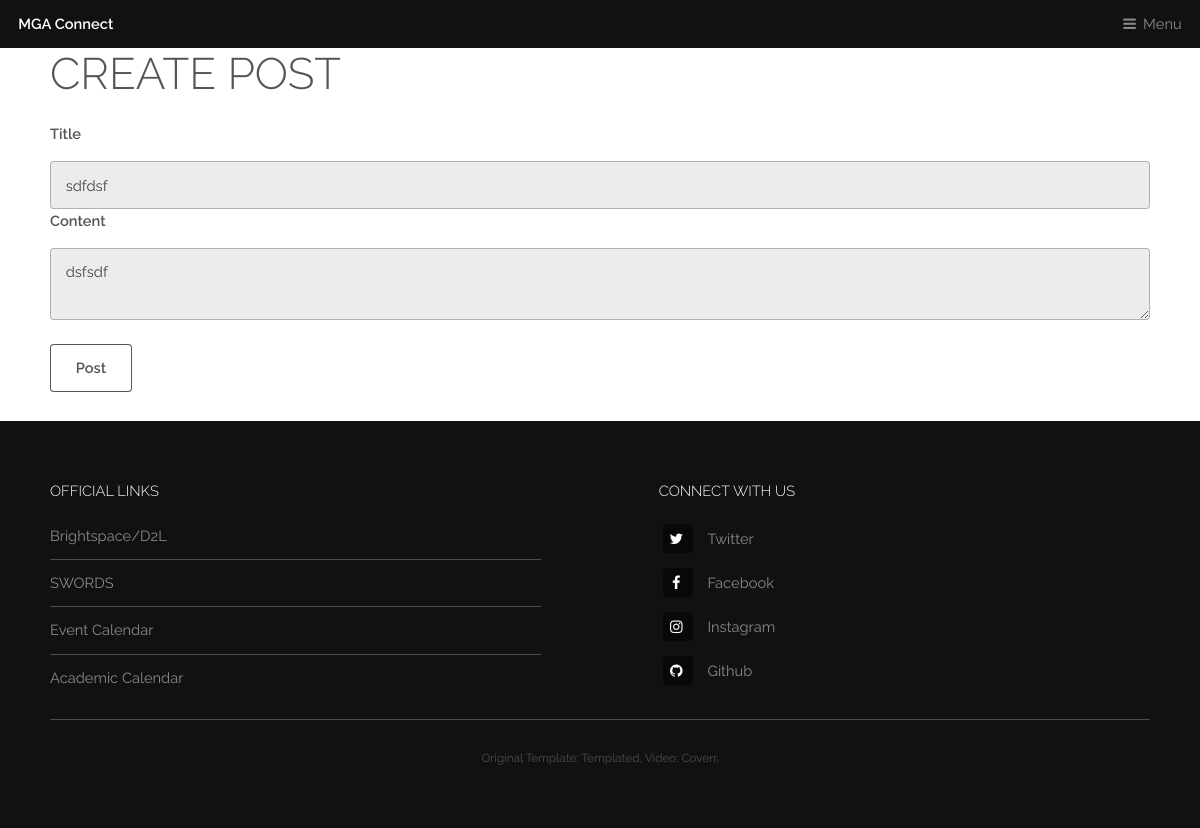
Before: /news/post/2/update (signed in) with the older database file.
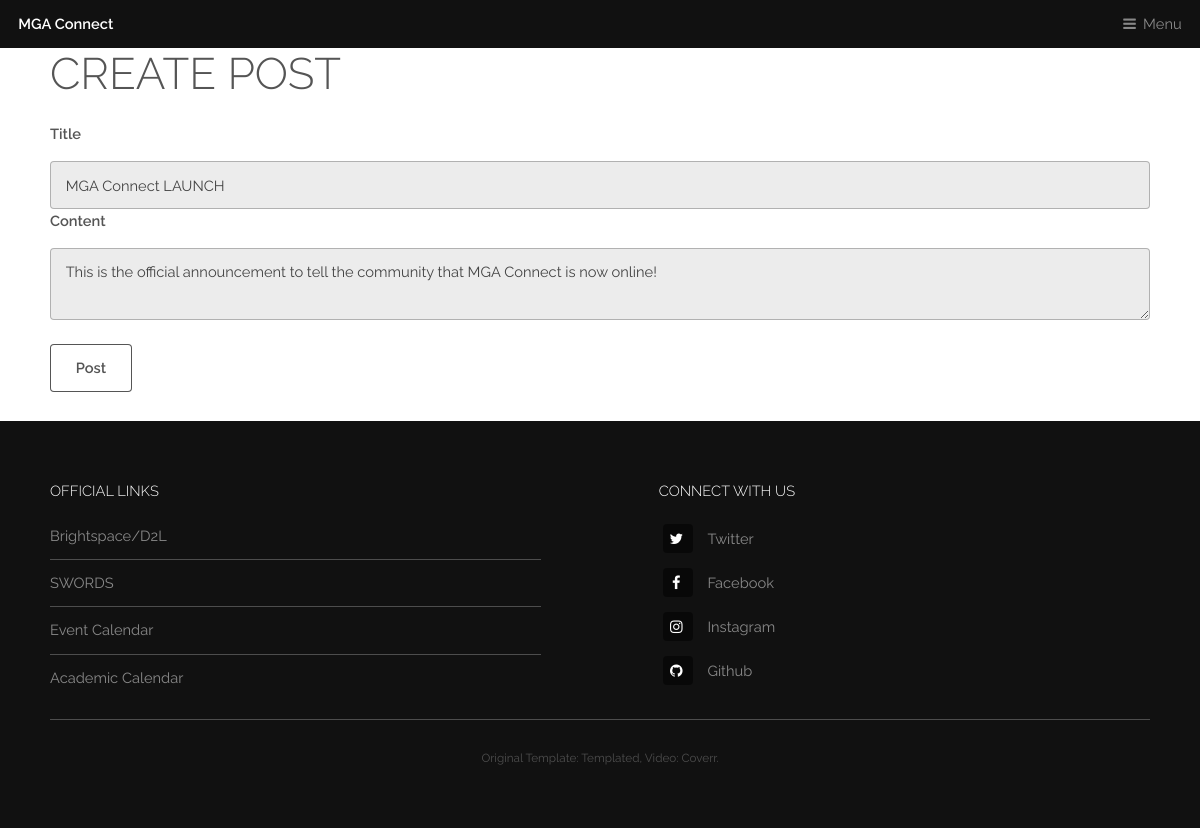
After: the same page with the newer database file.
### app/models.py (models this page shows, shortened)
class Post(db.Model):
    id = db.Column(db.Integer, primary_key=True)
    title = db.Column(db.String(100), nullable=False)
    date_posted = db.Column(db.DateTime, nullable=False, default=datetime.utcnow)
    content = db.Column(db.Text, nullable=False)
    user_id = db.Column(db.Integer, db.ForeignKey('user.id'), nullable=False)

### app/routes.py (the view)
@roles_required('admin')
def update_post(post_id):
    post = Post.query.get_or_404(post_id)
    form = PostForm()
    if form.validate_on_submit():
        post.title = form.title.data
        post.content = form.content.data
        db.session.commit()
        flash('Your post has been updated!', 'success')
        return redirect(url_for('post', post_id=post.id))
    elif request.method == 'GET':
        form.title.data = post.title
        form.content.data = post.content
    return render_template('create_post.html', title='Update Post', form=form, legend='Update Post')

### app/forms.py
class PostForm(FlaskForm):
    title = StringField('Title', validators=[DataRequired()], render_kw={"placeholder": "Announcement Title"})
    content = TextAreaField('Content', validators=[DataRequired()], render_kw={"placeholder": "What do you want to tell the community?"})
    submit = SubmitField('Post')

### app/models.py (called while the page is built)
    def has_role(self, name):
        for role in self.roles:
            if role.name == name:
                return True
            return False

### app/routes.py (called while the page is built)
@app.before_request
def before_request():
    if current_user.is_authenticated:
        current_user.last_seen = datetime.utcnow()
        db.session.commit()

### app/templates/create_post.html (shortened to what this page needs)
{% extends "template.html" %}
{% block content %}
    <div class="inner">
        <div class="content">
        <h1>Create Post</h1>
            <form method="POST" action="">
                <fieldset class="form-group">
                    <div class="form-group">
                        {{ form.title.label(class="form-control-label") }}
                        {% if form.title.errors %}
                            {{ form.title(class="form-control form-control-lg is-invalid") }}
                            <div class="invalid-feedback">
                                {% for error in form.title.errors %}
                                    <span>{{ error }}</span>
                                {% endfor %}
                            </div>
                        {% else %}
                            {{ form.title(class="form-control form-control-lg") }}
                        {% endif %}
                    </div>
                    <div class="form-group">
                        {{ form.content.label(class="form-control-label") }}
                        {% if form.content.errors %}
                            {{ form.content(class="form-control form-control-lg is-invalid") }}
                            <div class="invalid-feedback">
                                {% for error in form.content.errors %}
                                    <span>{{ error }}</span>
                                {% endfor %}
                            </div>
                        {% else %}
                            {{ form.content(class="form-control form-control-lg") }}
                        {% endif %}
                    </div>
                </fieldset><br>
                <div class="form-group">
                    {{ form.submit(class="btn btn-outline-info") }}
                </div>
            </form>
        </div>
    </div>
{% endblock content %}

Changed rows visible on the page:
changed Post: title "sdfdsf" → "MGA Connect LAUNCH"; content "dsfsdf" → "This is the official announcement to tell the community that MGA Connect is now online!"
